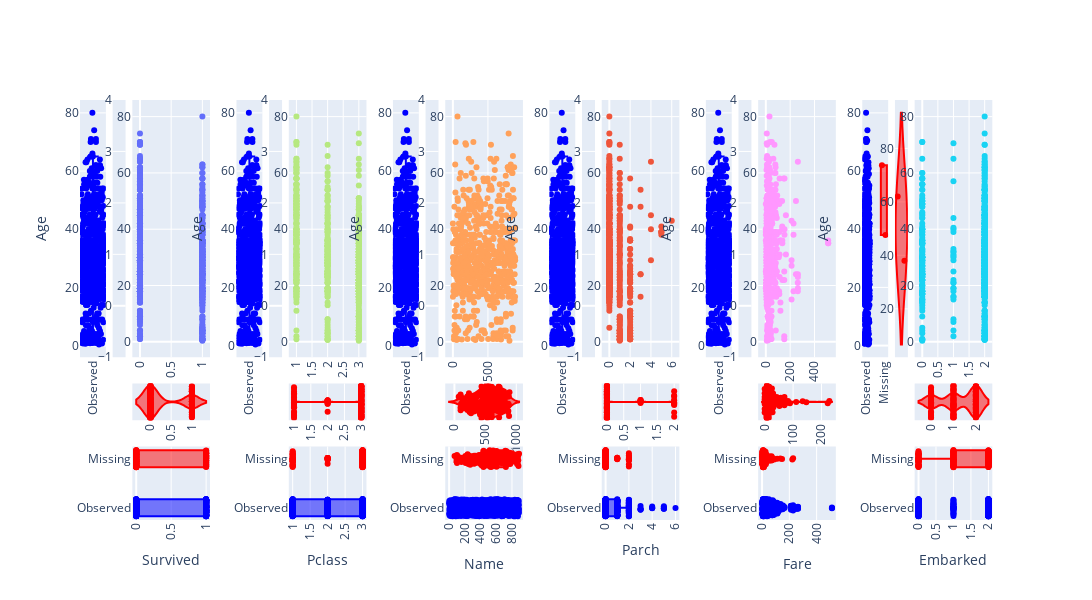

This figure's notebook cell:
### Code cell
plot_df_scatter(df=df, target_col="Age")

### Figure 1 — Plotly figure (JSON) as saved in the notebook; plotly's stock layout.template omitted (floating-point values rounded to 4 significant figures; data arrays with more than 128 entries replaced by an {"elided": "..."} marker saying what was removed)
{"data": [{"mode": "markers", "name": "Scatterplot Survived", "type": "scatter", "x": {"elided": "891 int values"}, "xaxis": "x3", "y": {"elided": "891 float values"}, "yaxis": "y3"}, {"jitter": 1, "line": {"color": "red"}, "marker": {"color": "red"}, "name": "", "pointpos": 0, "points": "all", "type": "violin", "width": 0.1, "x": {"elided": "177 int values"}, "xaxis": "x27", "yaxis": "y27"}, {"jitter": 1, "line": {"color": "red"}, "marker": {"color": "red"}, "name": "", "pointpos": 0, "points": "all", "type": "violin", "width": 0.1, "xaxis": "x2", "y": [], "yaxis": "y2"}, {"boxpoints": "all", "jitter": 1, "marker": {"color": "blue"}, "name": "Observed", "orientation": "h", "pointpos": 0, "type": "box", "width": 0.35, "x": {"elided": "714 int values"}, "xaxis": "x51", "yaxis": "y51"}, {"boxpoints": "all", "jitter": 1, "marker": {"color": "red"}, "name": "Missing", "orientation": "h", "pointpos": 0, "type": "box", "width": 0.35, "x": {"elided": "177 int values"}, "xaxis": "x51", "yaxis": "y51"}, {"boxpoints": "all", "jitter": 1, "marker": {"color": "blue"}, "name": "Observed", "pointpos": 0, "type": "box", "width": 0.35, "xaxis": "x", "y": {"elided": "891 float values"}, "yaxis": "y"}, {"boxpoints": "all", "jitter": 1, "marker": {"color": "red"}, "name": "Missing", "pointpos": 0, "type": "box", "width": 0.35, "xaxis": "x", "y": [], "yaxis": "y"}, {"mode": "markers", "name": "Scatterplot Pclass", "type": "scatter", "x": {"elided": "891 int values"}, "xaxis": "x7", "y": {"elided": "891 float values"}, "yaxis": "y7"}, {"jitter": 1, "line": {"color": "red"}, "marker": {"color": "red"}, "name": "", "pointpos": 0, "points": "all", "type": "violin", "width": 0.1, "x": {"elided": "177 int values"}, "xaxis": "x31", "yaxis": "y31"}, {"jitter": 1, "line": {"color": "red"}, "marker": {"color": "red"}, "name": "", "pointpos": 0, "points": "all", "type": "violin", "width": 0.1, "xaxis": "x6", "y": [], "yaxis": "y6"}, {"boxpoints": "all", "jitter": 1, "marker": {"color": "blue"}, "name": "Observed", "orientation": "h", "pointpos": 0, "type": "box", "width": 0.35, "x": {"elided": "714 int values"}, "xaxis": "x55", "yaxis": "y55"}, {"boxpoints": "all", "jitter": 1, "marker": {"color": "red"}, "name": "Missing", "orientation": "h", "pointpos": 0, "type": "box", "width": 0.35, "x": {"elided": "177 int values"}, "xaxis": "x55", "yaxis": "y55"}, {"boxpoints": "all", "jitter": 1, "marker": {"color": "blue"}, "name": "Observed", "pointpos": 0, "type": "box", "width": 0.35, "xaxis": "x5", "y": {"elided": "891 float values"}, "yaxis": "y5"}, {"boxpoints": "all", "jitter": 1, "marker": {"color": "red"}, "name": "Missing", "pointpos": 0, "type": "box", "width": 0.35, "xaxis": "x5", "y": [], "yaxis": "y5"}, {"mode": "markers", "name": "Scatterplot Name", "type": "scatter", "x": {"elided": "891 int values"}, "xaxis": "x11", "y": {"elided": "891 float values"}, "yaxis": "y11"}, {"jitter": 1, "line": {"color": "red"}, "marker": {"color": "red"}, "name": "", "pointpos": 0, "points": "all", "type": "violin", "width": 0.1, "x": {"elided": "177 int values"}, "xaxis": "x35", "yaxis": "y35"}, {"jitter": 1, "line": {"color": "red"}, "marker": {"color": "red"}, "name": "", "pointpos": 0, "points": "all", "type": "violin", "width": 0.1, "xaxis": "x10", "y": [], "yaxis": "y10"}, {"boxpoints": "all", "jitter": 1, "marker": {"color": "blue"}, "name": "Observed", "orientation": "h", "pointpos": 0, "type": "box", "width": 0.35, "x": {"elided": "714 int values"}, "xaxis": "x59", "yaxis": "y59"}, {"boxpoints": "all", "jitter": 1, "marker": {"color": "red"}, "name": "Missing", "orientation": "h", "pointpos": 0, "type": "box", "width": 0.35, "x": {"elided": "177 int values"}, "xaxis": "x59", "yaxis": "y59"}, {"boxpoints": "all", "jitter": 1, "marker": {"color": "blue"}, "name": "Observed", "pointpos": 0, "type": "box", "width": 0.35, "xaxis": "x9", "y": {"elided": "891 float values"}, "yaxis": "y9"}, {"boxpoints": "all", "jitter": 1, "marker": {"color": "red"}, "name": "Missing", "pointpos": 0, "type": "box", "width": 0.35, "xaxis": "x9", "y": [], "yaxis": "y9"}, {"mode": "markers", "name": "Scatterplot Parch", "type": "scatter", "x": {"elided": "891 int values"}, "xaxis": "x15", "y": {"elided": "891 float values"}, "yaxis": "y15"}, {"jitter": 1, "line": {"color": "red"}, "marker": {"color": "red"}, "name": "", "pointpos": 0, "points": "all", "type": "violin", "width": 0.1, "x": {"elided": "177 int values"}, "xaxis": "x39", "yaxis": "y39"}, {"jitter": 1, "line": {"color": "red"}, "marker": {"color": "red"}, "name": "", "pointpos": 0, "points": "all", "type": "violin", "width": 0.1, "xaxis": "x14", "y": [], "yaxis": "y14"}, {"boxpoints": "all", "jitter": 1, "marker": {"color": "blue"}, "name": "Observed", "orientation": "h", "pointpos": 0, "type": "box", "width": 0.35, "x": {"elided": "714 int values"}, "xaxis": "x63", "yaxis": "y63"}, {"boxpoints": "all", "jitter": 1, "marker": {"color": "red"}, "name": "Missing", "orientation": "h", "pointpos": 0, "type": "box", "width": 0.35, "x": {"elided": "177 int values"}, "xaxis": "x63", "yaxis": "y63"}, {"boxpoints": "all", "jitter": 1, "marker": {"color": "blue"}, "name": "Observed", "pointpos": 0, "type": "box", "width": 0.35, "xaxis": "x13", "y": {"elided": "891 float values"}, "yaxis": "y13"}, {"boxpoints": "all", "jitter": 1, "marker": {"color": "red"}, "name": "Missing", "pointpos": 0, "type": "box", "width": 0.35, "xaxis": "x13", "y": [], "yaxis": "y13"}, {"mode": "markers", "name": "Scatterplot Fare", "type": "scatter", "x": {"elided": "891 float values"}, "xaxis": "x19", "y": {"elided": "891 float values"}, "yaxis": "y19"}, {"jitter": 1, "line": {"color": "red"}, "marker": {"color": "red"}, "name": "", "pointpos": 0, "points": "all", "type": "violin", "width": 0.1, "x": {"elided": "177 float values"}, "xaxis": "x43", "yaxis": "y43"}, {"jitter": 1, "line": {"color": "red"}, "marker": {"color": "red"}, "name": "", "pointpos": 0, "points": "all", "type": "violin", "width": 0.1, "xaxis": "x18", "y": [], "yaxis": "y18"}, {"boxpoints": "all", "jitter": 1, "marker": {"color": "blue"}, "name": "Observed", "orientation": "h", "pointpos": 0, "type": "box", "width": 0.35, "x": {"elided": "714 float values"}, "xaxis": "x67", "yaxis": "y67"}, {"boxpoints": "all", "jitter": 1, "marker": {"color": "red"}, "name": "Missing", "orientation": "h", "pointpos": 0, "type": "box", "width": 0.35, "x": {"elided": "177 float values"}, "xaxis": "x67", "yaxis": "y67"}, {"boxpoints": "all", "jitter": 1, "marker": {"color": "blue"}, "name": "Observed", "pointpos": 0, "type": "box", "width": 0.35, "xaxis": "x17", "y": {"elided": "891 float values"}, "yaxis": "y17"}, {"boxpoints": "all", "jitter": 1, "marker": {"color": "red"}, "name": "Missing", "pointpos": 0, "type": "box", "width": 0.35, "xaxis": "x17", "y": [], "yaxis": "y17"}, {"mode": "markers", "name": "Scatterplot Embarked", "type": "scatter", "x": {"elided": "891 int values"}, "xaxis": "x23", "y": {"elided": "891 float values"}, "yaxis": "y23"}, {"jitter": 1, "line": {"color": "red"}, "marker": {"color": "red"}, "name": "", "pointpos": 0, "points": "all", "type": "violin", "width": 0.1, "x": {"elided": "177 int values"}, "xaxis": "x47", "yaxis": "y47"}, {"jitter": 1, "line": {"color": "red"}, "marker": {"color": "red"}, "name": "", "pointpos": 0, "points": "all", "type": "violin", "width": 0.1, "xaxis": "x22", "y": [38, 62], "yaxis": "y22"}, {"boxpoints": "all", "jitter": 1, "marker": {"color": "blue"}, "name": "Observed", "orientation": "h", "pointpos": 0, "type": "box", "width": 0.35, "x": {"elided": "714 int values"}, "xaxis": "x71", "yaxis": "y71"}, {"boxpoints": "all", "jitter": 1, "marker": {"color": "red"}, "name": "Missing", "orientation": "h", "pointpos": 0, "type": "box", "width": 0.35, "x": {"elided": "177 int values"}, "xaxis": "x71", "yaxis": "y71"}, {"boxpoints": "all", "jitter": 1, "marker": {"color": "blue"}, "name": "Observed", "pointpos": 0, "type": "box", "width": 0.35, "xaxis": "x21", "y": {"elided": "889 float values"}, "yaxis": "y21"}, {"boxpoints": "all", "jitter": 1, "marker": {"color": "red"}, "name": "Missing", "pointpos": 0, "type": "box", "width": 0.35, "xaxis": "x21", "y": [38, 62], "yaxis": "y21"}], "layout": {"boxmode": "group", "grid": {"columns": 18, "rows": 3}, "height": 600, "showlegend": false, "width": 3000, "xaxis": {"anchor": "y", "automargin": true, "domain": [0, 0.02778], "tickangle": -90}, "xaxis10": {"anchor": "y10", "automargin": true, "domain": [0.3708, 0.3847], "tickangle": -90}, "xaxis11": {"anchor": "y11", "automargin": true, "domain": [0.3919, 0.4752], "tickangle": -90}, "xaxis12": {"anchor": "y12", "automargin": true, "domain": [0.4825, 0.4964], "tickangle": -90}, "xaxis13": {"anchor": "y13", "automargin": true, "domain": [0.5036, 0.5314], "tickangle": -90}, "xaxis14": {"anchor": "y14", "automargin": true, "domain": [0.5386, 0.5525], "tickangle": -90}, "xaxis15": {"anchor": "y15", "automargin": true, "domain": [0.5598, 0.6431], "tickangle": -90}, "xaxis16": {"anchor": "y16", "automargin": true, "domain": [0.6504, 0.6643], "tickangle": -90}, "xaxis17": {"anchor": "y17", "automargin": true, "domain": [0.6715, 0.6993], "tickangle": -90}, "xaxis18": {"anchor": "y18", "automargin": true, "domain": [0.7065, 0.7204], "tickangle": -90}, "xaxis19": {"anchor": "y19", "automargin": true, "domain": [0.7277, 0.811], "tickangle": -90}, "xaxis2": {"anchor": "y2", "automargin": true, "domain": [0.03502, 0.04891], "tickangle": -90}, "xaxis20": {"anchor": "y20", "automargin": true, "domain": [0.8182, 0.8321], "tickangle": -90}, "xaxis21": {"anchor": "y21", "automargin": true, "domain": [0.8394, 0.8671], "tickangle": -90}, "xaxis22": {"anchor": "y22", "automargin": true, "domain": [0.8744, 0.8883], "tickangle": -90}, "xaxis23": {"anchor": "y23", "automargin": true, "domain": [0.8955, 0.9789], "tickangle": -90}, "xaxis24": {"anchor": "y24", "automargin": true, "domain": [0.9861, 1], "tickangle": -90}, "xaxis25": {"anchor": "y25", "automargin": true, "domain": [0, 0.02778], "tickangle": -90}, "xaxis26": {"anchor": "y26", "automargin": true, "domain": [0.03502, 0.04891], "tickangle": -90}, "xaxis27": {"anchor": "y27", "automargin": true, "domain": [0.05616, 0.1395], "tickangle": -90}, "xaxis28": {"anchor": "y28", "automargin": true, "domain": [0.1467, 0.1606], "tickangle": -90}, "xaxis29": {"anchor": "y29", "automargin": true, "domain": [0.1679, 0.1957], "tickangle": -90}, "xaxis3": {"anchor": "y3", "automargin": true, "domain": [0.05616, 0.1395], "tickangle": -90}, "xaxis30": {"anchor": "y30", "automargin": true, "domain": [0.2029, 0.2168], "tickangle": -90}, "xaxis31": {"anchor": "y31", "automargin": true, "domain": [0.224, 0.3074], "tickangle": -90}, "xaxis32": {"anchor": "y32", "automargin": true, "domain": [0.3146, 0.3285], "tickangle": -90}, "xaxis33": {"anchor": "y33", "automargin": true, "domain": [0.3357, 0.3635], "tickangle": -90}, "xaxis34": {"anchor": "y34", "automargin": true, "domain": [0.3708, 0.3847], "tickangle": -90}, "xaxis35": {"anchor": "y35", "automargin": true, "domain": [0.3919, 0.4752], "tickangle": -90}, "xaxis36": {"anchor": "y36", "automargin": true, "domain": [0.4825, 0.4964], "tickangle": -90}, "xaxis37": {"anchor": "y37", "automargin": true, "domain": [0.5036, 0.5314], "tickangle": -90}, "xaxis38": {"anchor": "y38", "automargin": true, "domain": [0.5386, 0.5525], "tickangle": -90}, "xaxis39": {"anchor": "y39", "automargin": true, "domain": [0.5598, 0.6431], "tickangle": -90}, "xaxis4": {"anchor": "y4", "automargin": true, "domain": [0.1467, 0.1606], "tickangle": -90}, "xaxis40": {"anchor": "y40", "automargin": true, "domain": [0.6504, 0.6643], "tickangle": -90}, "xaxis41": {"anchor": "y41", "automargin": true, "domain": [0.6715, 0.6993], "tickangle": -90}, "xaxis42": {"anchor": "y42", "automargin": true, "domain": [0.7065, 0.7204], "tickangle": -90}, "xaxis43": {"anchor": "y43", "automargin": true, "domain": [0.7277, 0.811], "tickangle": -90}, "xaxis44": {"anchor": "y44", "automargin": true, "domain": [0.8182, 0.8321], "tickangle": -90}, "xaxis45": {"anchor": "y45", "automargin": true, "domain": [0.8394, 0.8671], "tickangle": -90}, "xaxis46": {"anchor": "y46", "automargin": true, "domain": [0.8744, 0.8883], "tickangle": -90}, "xaxis47": {"anchor": "y47", "automargin": true, "domain": [0.8955, 0.9789], "tickangle": -90}, "xaxis48": {"anchor": "y48", "automargin": true, "domain": [0.9861, 1], "tickangle": -90}, "xaxis49": {"anchor": "y49", "automargin": true, "domain": [0, 0.02778], "tickangle": -90}, "xaxis5": {"anchor": "y5", "automargin": true, "domain": [0.1679, 0.1957], "tickangle": -90}, "xaxis50": {"anchor": "y50", "automargin": true, "domain": [0.03502, 0.04891], "tickangle": -90}, "xaxis51": {"anchor": "y51", "automargin": true, "domain": [0.05616, 0.1395], "tickangle": -90, "title": {"text": "Survived"}}, "xaxis52": {"anchor": "y52", "automargin": true, "domain": [0.1467, 0.1606], "tickangle": -90}, "xaxis53": {"anchor": "y53", "automargin": true, "domain": [0.1679, 0.1957], "tickangle": -90}, "xaxis54": {"anchor": "y54", "automargin": true, "domain": [0.2029, 0.2168], "tickangle": -90}, "xaxis55": {"anchor": "y55", "automargin": true, "domain": [0.224, 0.3074], "tickangle": -90, "title": {"text": "Pclass"}}, "xaxis56": {"anchor": "y56", "automargin": true, "domain": [0.3146, 0.3285], "tickangle": -90}, "xaxis57": {"anchor": "y57", "automargin": true, "domain": [0.3357, 0.3635], "tickangle": -90}, "xaxis58": {"anchor": "y58", "automargin": true, "domain": [0.3708, 0.3847], "tickangle": -90}, "xaxis59": {"anchor": "y59", "automargin": true, "domain": [0.3919, 0.4752], "tickangle": -90, "title": {"text": "Name"}}, "xaxis6": {"anchor": "y6", "automargin": true, "domain": [0.2029, 0.2168], "tickangle": -90}, "xaxis60": {"anchor": "y60", "automargin": true, "domain": [0.4825, 0.4964], "tickangle": -90}, "xaxis61": {"anchor": "y61", "automargin": true, "domain": [0.5036, 0.5314], "tickangle": -90}, "xaxis62": {"anchor": "y62", "automargin": true, "domain": [0.5386, 0.5525], "tickangle": -90}, "xaxis63": {"anchor": "y63", "automargin": true, "domain": [0.5598, 0.6431], "tickangle": -90, "title": {"text": "Parch"}}, "xaxis64": {"anchor": "y64", "automargin": true, "domain": [0.6504, 0.6643], "tickangle": -90}, "xaxis65": {"anchor": "y65", "automargin": true, "domain": [0.6715, 0.6993], "tickangle": -90}, "xaxis66": {"anchor": "y66", "automargin": true, "domain": [0.7065, 0.7204], "tickangle": -90}, "xaxis67": {"anchor": "y67", "automargin": true, "domain": [0.7277, 0.811], "tickangle": -90, "title": {"text": "Fare"}}, "xaxis68": {"anchor": "y68", "automargin": true, "domain": [0.8182, 0.8321], "tickangle": -90}, "xaxis69": {"anchor": "y69", "automargin": true, "domain": [0.8394, 0.8671], "tickangle": -90}, "xaxis7": {"anchor": "y7", "automargin": true, "domain": [0.224, 0.3074], "tickangle": -90}, "xaxis70": {"anchor": "y70", "automargin": true, "domain": [0.8744, 0.8883], "tickangle": -90}, "xaxis71": {"anchor": "y71", "automargin": true, "domain": [0.8955, 0.9789], "tickangle": -90, "title": {"text": "Embarked"}}, "xaxis72": {"anchor": "y72", "automargin": true, "domain": [0.9861, 1], "tickangle": -90}, "xaxis8": {"anchor": "y8", "automargin": true, "domain": [0.3146, 0.3285], "tickangle": -90}, "xaxis9": {"anchor": "y9", "automargin": true, "domain": [0.3357, 0.3635], "tickangle": -90}, "yaxis": {"anchor": "x", "domain": [0.3875, 1], "title": {"text": "Age"}}, "yaxis10": {"anchor": "x10", "domain": [0.3875, 1]}, "yaxis11": {"anchor": "x11", "domain": [0.3875, 1]}, "yaxis12": {"anchor": "x12", "domain": [0.3875, 1]}, "yaxis13": {"anchor": "x13", "domain": [0.3875, 1], "title": {"text": "Age"}}, "yaxis14": {"anchor": "x14", "domain": [0.3875, 1]}, "yaxis15": {"anchor": "x15", "domain": [0.3875, 1]}, "yaxis16": {"anchor": "x16", "domain": [0.3875, 1]}, "yaxis17": {"anchor": "x17", "domain": [0.3875, 1], "title": {"text": "Age"}}, "yaxis18": {"anchor": "x18", "domain": [0.3875, 1]}, "yaxis19": {"anchor": "x19", "domain": [0.3875, 1]}, "yaxis2": {"anchor": "x2", "domain": [0.3875, 1]}, "yaxis20": {"anchor": "x20", "domain": [0.3875, 1]}, "yaxis21": {"anchor": "x21", "domain": [0.3875, 1], "title": {"text": "Age"}}, "yaxis22": {"anchor": "x22", "domain": [0.3875, 1]}, "yaxis23": {"anchor": "x23", "domain": [0.3875, 1]}, "yaxis24": {"anchor": "x24", "domain": [0.3875, 1]}, "yaxis25": {"anchor": "x25", "domain": [0.2375, 0.325]}, "yaxis26": {"anchor": "x26", "domain": [0.2375, 0.325]}, "yaxis27": {"anchor": "x27", "domain": [0.2375, 0.325]}, "yaxis28": {"anchor": "x28", "domain": [0.2375, 0.325]}, "yaxis29": {"anchor": "x29", "domain": [0.2375, 0.325]}, "yaxis3": {"anchor": "x3", "domain": [0.3875, 1]}, "yaxis30": {"anchor": "x30", "domain": [0.2375, 0.325]}, "yaxis31": {"anchor": "x31", "domain": [0.2375, 0.325]}, "yaxis32": {"anchor": "x32", "domain": [0.2375, 0.325]}, "yaxis33": {"anchor": "x33", "domain": [0.2375, 0.325]}, "yaxis34": {"anchor": "x34", "domain": [0.2375, 0.325]}, "yaxis35": {"anchor": "x35", "domain": [0.2375, 0.325]}, "yaxis36": {"anchor": "x36", "domain": [0.2375, 0.325]}, "yaxis37": {"anchor": "x37", "domain": [0.2375, 0.325]}, "yaxis38": {"anchor": "x38", "domain": [0.2375, 0.325]}, "yaxis39": {"anchor": "x39", "domain": [0.2375, 0.325]}, "yaxis4": {"anchor": "x4", "domain": [0.3875, 1]}, "yaxis40": {"anchor": "x40", "domain": [0.2375, 0.325]}, "yaxis41": {"anchor": "x41", "domain": [0.2375, 0.325]}, "yaxis42": {"anchor": "x42", "domain": [0.2375, 0.325]}, "yaxis43": {"anchor": "x43", "domain": [0.2375, 0.325]}, "yaxis44": {"anchor": "x44", "domain": [0.2375, 0.325]}, "yaxis45": {"anchor": "x45", "domain": [0.2375, 0.325]}, "yaxis46": {"anchor": "x46", "domain": [0.2375, 0.325]}, "yaxis47": {"anchor": "x47", "domain": [0.2375, 0.325]}, "yaxis48": {"anchor": "x48", "domain": [0.2375, 0.325]}, "yaxis49": {"anchor": "x49", "domain": [0, 0.175]}, "yaxis5": {"anchor": "x5", "domain": [0.3875, 1], "title": {"text": "Age"}}, "yaxis50": {"anchor": "x50", "domain": [0, 0.175]}, "yaxis51": {"anchor": "x51", "domain": [0, 0.175]}, "yaxis52": {"anchor": "x52", "domain": [0, 0.175]}, "yaxis53": {"anchor": "x53", "domain": [0, 0.175]}, "yaxis54": {"anchor": "x54", "domain": [0, 0.175]}, "yaxis55": {"anchor": "x55", "domain": [0, 0.175]}, "yaxis56": {"anchor": "x56", "domain": [0, 0.175]}, "yaxis57": {"anchor": "x57", "domain": [0, 0.175]}, "yaxis58": {"anchor": "x58", "domain": [0, 0.175]}, "yaxis59": {"anchor": "x59", "domain": [0, 0.175]}, "yaxis6": {"anchor": "x6", "domain": [0.3875, 1]}, "yaxis60": {"anchor": "x60", "domain": [0, 0.175]}, "yaxis61": {"anchor": "x61", "domain": [0, 0.175]}, "yaxis62": {"anchor": "x62", "domain": [0, 0.175]}, "yaxis63": {"anchor": "x63", "domain": [0, 0.175]}, "yaxis64": {"anchor": "x64", "domain": [0, 0.175]}, "yaxis65": {"anchor": "x65", "domain": [0, 0.175]}, "yaxis66": {"anchor": "x66", "domain": [0, 0.175]}, "yaxis67": {"anchor": "x67", "domain": [0, 0.175]}, "yaxis68": {"anchor": "x68", "domain": [0, 0.175]}, "yaxis69": {"anchor": "x69", "domain": [0, 0.175]}, "yaxis7": {"anchor": "x7", "domain": [0.3875, 1]}, "yaxis70": {"anchor": "x70", "domain": [0, 0.175]}, "yaxis71": {"anchor": "x71", "domain": [0, 0.175]}, "yaxis72": {"anchor": "x72", "domain": [0, 0.175]}, "yaxis8": {"anchor": "x8", "domain": [0.3875, 1]}, "yaxis9": {"anchor": "x9", "domain": [0.3875, 1], "title": {"text": "Age"}}}}
